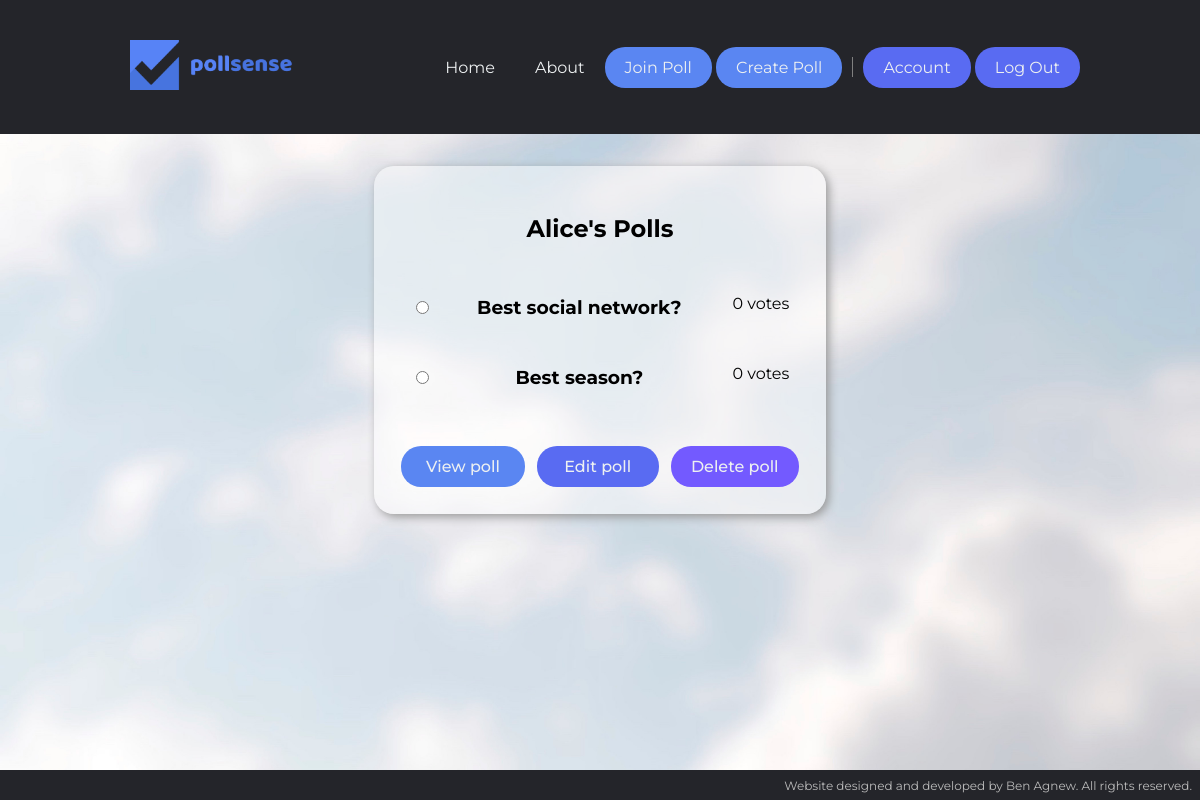
The page /pages/manage.php (signed in) on the database its author committed.
### tables this page shows
CREATE TABLE users (
    forename VARCHAR(64) NOT NULL,
    surname VARCHAR(64) NOT NULL,
    username VARCHAR(64) NOT NULL PRIMARY KEY UNIQUE,
    password VARCHAR(64) NOT NULL,
    admin BOOLEAN DEFAULT 0 NOT NULL
);

CREATE TABLE polls (
    poll_id INT UNSIGNED AUTO_INCREMENT PRIMARY KEY NOT NULL UNIQUE ,
    title VARCHAR(64) NOT NULL,
    mult_choice BOOLEAN DEFAULT 0 NOT NULL,
    username VARCHAR(64),
    reports INT UNSIGNED DEFAULT 0 NOT NULL,
    FOREIGN KEY (username) REFERENCES users(username) ON DELETE CASCADE ON UPDATE CASCADE
);

### pages/manage.php (the view, shortened to what this page needs)
<!DOCTYPE html>
<html>
    <head>
        <?php include "../scripts/incl_head.php";?>
    </head>
    <body id="manage">
        <?php include "../scripts/incl_navbar.php";?>
        <div class="content">
            <div class="card-container">
                <div class="card">
<?php
include "../scripts/incl_db_handler.php";
if (isset($_SESSION["username"])){
    $username = mysqli_real_escape_string($dbConn, $_SESSION["username"]);
    $dbQuery = "SELECT polls.poll_id, polls.title, polls.mult_choice,
    SUM(options.votes) AS total_votes, users.forename FROM polls, options, users
    WHERE polls.poll_id = options.poll_id AND users.username = polls.username
    AND users.username = \"$username\" GROUP BY poll_id
    HAVING COUNT(polls.poll_id) >= 1;";
    $dbQueryResult = mysqli_query($dbConn, $dbQuery);
    if (mysqli_error($dbConn)) {
        header("location: ../pages/info?error=manage");
    } elseif (mysqli_num_rows($dbQueryResult) < 1) {
        header("location: ../pages/info?error=manage--no_polls");
    } else {
        $dbQueryResultRow = mysqli_fetch_assoc($dbQueryResult);
        if (isset($_GET["all-polls"])){
            $header = "All Polls";
        } else {
            $header = $dbQueryResultRow["forename"]."'s Polls";
        }
        echo "<form name=\"manage\" action=\"../scripts/form_handler.php\"
        method=\"post\">
        <h2>$header</h2>
        <table>";
        while ($dbQueryResultRow){
            echo "<tr>
                <td><td><input type=\"radio\" value=\"".
                $dbQueryResultRow["poll_id"]."\" required name=\"radio_poll_manage\"></td></td>
                <td><h3>".$dbQueryResultRow["title"]."</h3></td>
                <td><p>".$dbQueryResultRow["total_votes"]." votes</p></td>
            </tr>";
            $dbQueryResultRow = mysqli_fetch_assoc($dbQueryResult);
        }
        echo "
        </form>";
    }
} else {
    header("location: ../pages/info?error=manage");
}
?>
                    <table class="actions">
                        <td><input type="submit" name="poll_manage_view" value="View poll"></td>
                        <td><input type="submit" class="secondary" name="poll_manage_edit" value="Edit poll"></td>
                        <td><input type="submit" class="tertiary" name="poll_manage_delete" value="Delete poll"></td>
                    </table>
                </div>
            </div>
        </div>
        <?php include "../scripts/incl_footer.php";?>
    </body>
</html>

### styles/styles.css (style rules this page uses)
* { box-sizing: border-box; margin: 0; padding: 0; font-family: Montserrat, "Helvetica Neue", Helvetica, Arial, sans-serif; }
body { background-color: #b7bec5; background-image: url(../assets/background.jpg); background-repeat: no-repeat; background-size: cover; font-size: 12pt; height: 100%; }
nav+.content { margin: 3%; padding-top: 110px; text-align: justify; }
.action, input[type=submit], .admin-msg { border: none; border-radius: 20px; padding: 11px 20px; font-size: 12pt; cursor: pointer; display: inline; }
.primary, input[type=submit] { background-color: #5a86f2; }
.secondary { background-color: #596bf2 !important; }
.tertiary { background-color: #735aff !important; }
.action, a, input[type="submit"] { color: #edf0f1; text-decoration: none; }
.content h1 ,.content h2, .content h3 { line-height: 1.5; text-align: center; padding: 20px 0; }
.card-container { display: flex; justify-content: center; text-align: center; position: relative; clear: both; }
.card { background-color: rgba(255, 255, 255, 0.5); border-radius: 20px; box-shadow: 3px 3px 10px #999; display: inline-block; margin: 20px; overflow: hidden; padding: 0 20px 20px; position: relative; text-align: center; vertical-align: top; align-content: center !important; width: 40%; }
.card form, .card .infoMessage { height: 100%; display: flex; flex-direction: column; justify-content: space-between; padding: 25px 0 0; }
.card:not(.welcome-card) .action, input[type="submit"] { width: 100%; font-weight: 500; margin-top: 30px; }
input[type="radio"] { margin-top: 12px; }
.card h3 { padding-bottom: 10px; }
form table { width: 100%; }
form table td { padding: 5px; }
table.actions td:first-child:nth-last-child(3), table.actions td:first-child:nth-last-child(3) ~ td { width: 33.33%; }
form table td:nth-child(2) { text-align: left; }
form table td:nth-child(3) { text-align: right; }

### rows shown on the page
users: forename "Alice's Polls"
polls: title "Best social network?", total_votes "0"
polls: title "Best season?", total_votes "0"
